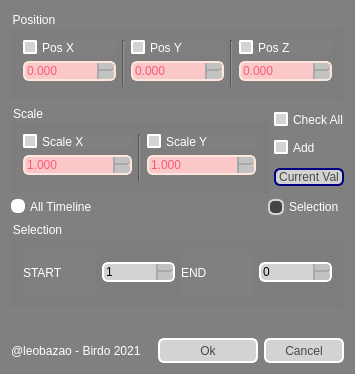
<?xml version="1.0" encoding="UTF-8"?>
<ui version="4.0">
 <class>Dialog</class>
 <widget class="QDialog" name="Dialog">
  <property name="geometry">
   <rect>
    <x>0</x>
    <y>0</y>
    <width>355</width>
    <height>374</height>
   </rect>
  </property>
  <property name="sizePolicy">
   <sizepolicy hsizetype="Fixed" vsizetype="Fixed">
    <horstretch>0</horstretch>
    <verstretch>0</verstretch>
   </sizepolicy>
  </property>
  <property name="windowTitle">
   <string>Smart Transform</string>
  </property>
  <property name="toolTip">
   <string>Use this button to get the value in the Current frame for the Position Checked</string>
  </property>
  <property name="styleSheet">
   <string notr="true">QWidget{	
	background-color: gray;
}

QLabel{
	color: white;
}

QGroupBox {
	color: white;
}

QRadioButton {
	color: white;
    spacing: 5px;
}

QRadioButton::indicator::unchecked{ 
	border: 2px solid white;
	border-radius: 6px;
	background-color: white;
	width: 10px;
	height: 10px;
}

QRadioButton::indicator::checked{
	border: 2px solid lightgray;
	border-radius: 6px;
	background-color: rgb(68, 68, 68);
	width: 12px;
	height: 12px;
}

QSpinBox {
	color: black;
    border: 2px solid white;
	border-radius: 6px;
	background-color: lightgray;
}

QSpinBox::up-button {
    width: 15px;
	background-color: rgb(194, 194, 194);
    border-left: 2px solid darkgray;
	border-bottom: 2px solid darkgray;
    border-top-right-radius: 3px; /* same radius as the QSpinBox */
    border-bottom-right-radius: 3px;
}

QSpinBox::down-button {
    width: 15px;
	background-color: rgb(194, 194, 194);
    border-left: 2px solid darkgray;
	border-up: 2px solid darkgray;
    border-top-right-radius: 3px; /* same radius as the QSpinBox */
    border-bottom-right-radius: 3px;
}

QSpinBox:hover{
    border: 2px solid #05B8CC;
    color: white;
}

QSpinBox:disabled{
	color: rgb(250, 90, 120);
	background-color: rgb(250, 200, 200);
	border-color: rgb(255, 230, 220);
}

QCheckBox {
	color: white;
    spacing: 5px;
}

QCheckBox::indicator:unchecked {
    border: 2px solid white;
	border-radius: 2px;
	background-color: lightgray;
}

QCheckBox::indicator:checked {
    border: 2px solid lightgray;
	border-radius: 1px;
	background-color: rgb(68, 68, 68);
}

QCheckBox:disabled{
	color: rgb(250, 150, 120);
}

QCheckBox::indicator:checked:disabled {
    color: rgb(250, 90, 120);
	background-color: rgb(250, 200, 200);
	border-color: rgb(255, 230, 220);
}

QDoubleSpinBox {
	color: black;
    border: 2px solid white;
	border-radius: 6px;
	background-color: lightgray;
}

QDoubleSpinBox::up-button {
    width: 15px;
	background-color: rgb(194, 194, 194);
    border-left: 2px solid darkgray;
	border-bottom: 2px solid darkgray;
    border-top-right-radius: 3px; /* same radius as the QSpinBox */
    border-bottom-right-radius: 3px;
}

QDoubleSpinBox::down-button {
    width: 15px;
	background-color: rgb(194, 194, 194);
    border-left: 2px solid darkgray;
	border-up: 2px solid darkgray;
    border-top-right-radius: 3px; /* same radius as the QSpinBox */
    border-bottom-right-radius: 3px;
}

QDoubleSpinBox:hover{
    border: 2px solid #05B8CC;
    color: white;
}

QDoubleSpinBox:disabled{
	color: rgb(250, 90, 120);
	background-color: rgb(250, 200, 200);
	border-color: rgb(255, 230, 220);
}</string>
  </property>
  <layout class="QGridLayout" name="gridLayout_3" rowstretch="0,0,0,0,0,0">
   <item row="0" column="0" colspan="3">
    <widget class="QGroupBox" name="group1">
     <property name="font">
      <font>
       <weight>50</weight>
       <italic>false</italic>
       <bold>false</bold>
       <underline>false</underline>
      </font>
     </property>
     <property name="statusTip">
      <string/>
     </property>
     <property name="autoFillBackground">
      <bool>false</bool>
     </property>
     <property name="title">
      <string>Position</string>
     </property>
     <property name="flat">
      <bool>false</bool>
     </property>
     <layout class="QGridLayout" name="gridLayout">
      <item row="0" column="0">
       <widget class="QCheckBox" name="checkX">
        <property name="text">
         <string>Pos X</string>
        </property>
       </widget>
      </item>
      <item row="0" column="1" rowspan="3">
       <widget class="Line" name="line_2">
        <property name="orientation">
         <enum>Qt::Vertical</enum>
        </property>
       </widget>
      </item>
      <item row="0" column="2">
       <widget class="QCheckBox" name="checkY">
        <property name="text">
         <string>Pos Y</string>
        </property>
       </widget>
      </item>
      <item row="0" column="3" rowspan="3">
       <widget class="Line" name="line_3">
        <property name="orientation">
         <enum>Qt::Vertical</enum>
        </property>
       </widget>
      </item>
      <item row="0" column="4">
       <widget class="QCheckBox" name="checkZ">
        <property name="text">
         <string>Pos Z</string>
        </property>
       </widget>
      </item>
      <item row="1" column="0">
       <widget class="QDoubleSpinBox" name="spinBox_X">
        <property name="enabled">
         <bool>false</bool>
        </property>
        <property name="decimals">
         <number>3</number>
        </property>
        <property name="minimum">
         <double>-99.989999999999995</double>
        </property>
       </widget>
      </item>
      <item row="1" column="2">
       <widget class="QDoubleSpinBox" name="spinBox_Y">
        <property name="enabled">
         <bool>false</bool>
        </property>
        <property name="decimals">
         <number>3</number>
        </property>
        <property name="minimum">
         <double>-99.989999999999995</double>
        </property>
       </widget>
      </item>
      <item row="1" column="4">
       <widget class="QDoubleSpinBox" name="spinBox_Z">
        <property name="enabled">
         <bool>false</bool>
        </property>
        <property name="decimals">
         <number>3</number>
        </property>
        <property name="minimum">
         <double>-99.989999999999995</double>
        </property>
        <property name="singleStep">
         <double>0.001000000000000</double>
        </property>
       </widget>
      </item>
     </layout>
    </widget>
   </item>
   <item row="1" column="0" colspan="2">
    <widget class="QGroupBox" name="group2">
     <property name="title">
      <string>Scale</string>
     </property>
     <layout class="QGridLayout" name="gridLayout_2">
      <item row="0" column="0">
       <widget class="QCheckBox" name="checkSx">
        <property name="text">
         <string>Scale X</string>
        </property>
       </widget>
      </item>
      <item row="0" column="1" rowspan="3">
       <widget class="Line" name="line_4">
        <property name="orientation">
         <enum>Qt::Vertical</enum>
        </property>
       </widget>
      </item>
      <item row="0" column="2">
       <widget class="QCheckBox" name="checkSy">
        <property name="text">
         <string>Scale Y</string>
        </property>
       </widget>
      </item>
      <item row="1" column="0">
       <widget class="QDoubleSpinBox" name="spinBox_Sx">
        <property name="enabled">
         <bool>false</bool>
        </property>
        <property name="decimals">
         <number>3</number>
        </property>
        <property name="minimum">
         <double>-99.989999999999995</double>
        </property>
        <property name="singleStep">
         <double>0.100000000000000</double>
        </property>
        <property name="value">
         <double>1.000000000000000</double>
        </property>
       </widget>
      </item>
      <item row="1" column="2">
       <widget class="QDoubleSpinBox" name="spinBox_Sy">
        <property name="enabled">
         <bool>false</bool>
        </property>
        <property name="styleSheet">
         <string notr="true"/>
        </property>
        <property name="decimals">
         <number>3</number>
        </property>
        <property name="minimum">
         <double>-99.989999999999995</double>
        </property>
        <property name="singleStep">
         <double>0.100000000000000</double>
        </property>
        <property name="value">
         <double>1.000000000000000</double>
        </property>
       </widget>
      </item>
     </layout>
    </widget>
   </item>
   <item row="1" column="2">
    <layout class="QVBoxLayout" name="verticalLayout">
     <item>
      <widget class="QCheckBox" name="checkALL">
       <property name="toolTip">
        <string>Check this to check all available attributes</string>
       </property>
       <property name="text">
        <string>Check All</string>
       </property>
      </widget>
     </item>
     <item>
      <widget class="QCheckBox" name="checkAdd">
       <property name="toolTip">
        <string>Checj this to Add the given velue to the chosen Attribute </string>
       </property>
       <property name="text">
        <string>Add</string>
       </property>
      </widget>
     </item>
     <item>
      <widget class="QPushButton" name="currVal">
       <property name="toolTip">
        <string>Push this to get the current  value to the checked attributtes</string>
       </property>
       <property name="styleSheet">
        <string notr="true">QPushButton {
	color: rgb(72, 72, 72);
    border: 2px solid white;
    border-radius: 6px;
	background-color: lightgray;
}

QPushButton:pressed {
	color: white;
	border-color: white;
    background-color: #05B8CC;
}

QPushButton:flat {
    border: none; /* no border for a flat push button */
}

QPushButton:default {
    border-color: navy; /* make the default button prominent */
}

QPushButton:hover{
    border: 2px solid #05B8CC;
    color: black;
}

QPushButton::disabled {
	border-color: darkgray;
	color: gray;
}</string>
       </property>
       <property name="text">
        <string>Current Val</string>
       </property>
      </widget>
     </item>
    </layout>
   </item>
   <item row="3" column="0" colspan="3">
    <widget class="QGroupBox" name="group3">
     <property name="enabled">
      <bool>true</bool>
     </property>
     <property name="title">
      <string>Selection</string>
     </property>
     <layout class="QHBoxLayout" name="horizontalLayout_2">
      <item>
       <widget class="QLabel" name="label">
        <property name="text">
         <string>START</string>
        </property>
       </widget>
      </item>
      <item>
       <widget class="QSpinBox" name="spinBox_Start">
        <property name="minimum">
         <number>1</number>
        </property>
        <property name="value">
         <number>1</number>
        </property>
       </widget>
      </item>
      <item>
       <widget class="QLabel" name="label_2">
        <property name="text">
         <string>END</string>
        </property>
       </widget>
      </item>
      <item>
       <widget class="QSpinBox" name="spinBox_End"/>
      </item>
     </layout>
    </widget>
   </item>
   <item row="5" column="0" colspan="3">
    <layout class="QHBoxLayout" name="horizontalLayout">
     <item>
      <widget class="QLabel" name="label_3">
       <property name="text">
        <string>@leobazao - Birdo 2021</string>
       </property>
      </widget>
     </item>
     <item>
      <widget class="QPushButton" name="okButton">
       <property name="sizePolicy">
        <sizepolicy hsizetype="Fixed" vsizetype="Fixed">
         <horstretch>0</horstretch>
         <verstretch>0</verstretch>
        </sizepolicy>
       </property>
       <property name="minimumSize">
        <size>
         <width>100</width>
         <height>25</height>
        </size>
       </property>
       <property name="styleSheet">
        <string notr="true">QPushButton {
	color: rgb(72, 72, 72);
    border: 2px solid white;
    border-radius: 6px;
	background-color: lightgray;
}

QPushButton:pressed {
	color: white;
	border-color: white;
    background-color: #05B8CC;
}

QPushButton:flat {
    border: none; /* no border for a flat push button */
}

QPushButton:default {
    border-color: navy; /* make the default button prominent */
}

QPushButton:hover{
    border: 2px solid #05B8CC;
    color: black;
}

QPushButton::disabled {
	border-color: darkgray;
	color: gray;
}</string>
       </property>
       <property name="text">
        <string>Ok</string>
       </property>
      </widget>
     </item>
     <item>
      <widget class="QPushButton" name="cancelButton">
       <property name="sizePolicy">
        <sizepolicy hsizetype="Fixed" vsizetype="Fixed">
         <horstretch>0</horstretch>
         <verstretch>0</verstretch>
        </sizepolicy>
       </property>
       <property name="minimumSize">
        <size>
         <width>80</width>
         <height>25</height>
        </size>
       </property>
       <property name="styleSheet">
        <string notr="true">QPushButton {
	color: rgb(72, 72, 72);
    border: 2px solid white;
    border-radius: 6px;
	background-color: lightgray;
}

QPushButton:pressed {
	color: red;
    background-color: rgb(255, 196, 197);
}

QPushButton:flat {
    border: none; /* no border for a flat push button */
}

QPushButton:default {
    border-color: navy; /* make the default button prominent */
}

QPushButton:hover{
    border: 2px solid #05B8CC;
    color: black;
}</string>
       </property>
       <property name="text">
        <string>Cancel</string>
       </property>
      </widget>
     </item>
    </layout>
   </item>
   <item row="4" column="0">
    <spacer name="horizontalSpacer">
     <property name="orientation">
      <enum>Qt::Horizontal</enum>
     </property>
     <property name="sizeHint" stdset="0">
      <size>
       <width>241</width>
       <height>25</height>
      </size>
     </property>
    </spacer>
   </item>
   <item row="2" column="0">
    <widget class="QRadioButton" name="radioB_AllTime">
     <property name="toolTip">
      <string>Check to affect keyframes in the intire scene</string>
     </property>
     <property name="text">
      <string>All Timeline</string>
     </property>
     <property name="checked">
      <bool>false</bool>
     </property>
    </widget>
   </item>
   <item row="2" column="1" colspan="2">
    <widget class="QRadioButton" name="radioB_Selection">
     <property name="toolTip">
      <string>Check to affect keyframes in the Timeline Selection</string>
     </property>
     <property name="text">
      <string>Selection</string>
     </property>
     <property name="checked">
      <bool>true</bool>
     </property>
    </widget>
   </item>
  </layout>
 </widget>
 <resources/>
 <connections/>
</ui>
